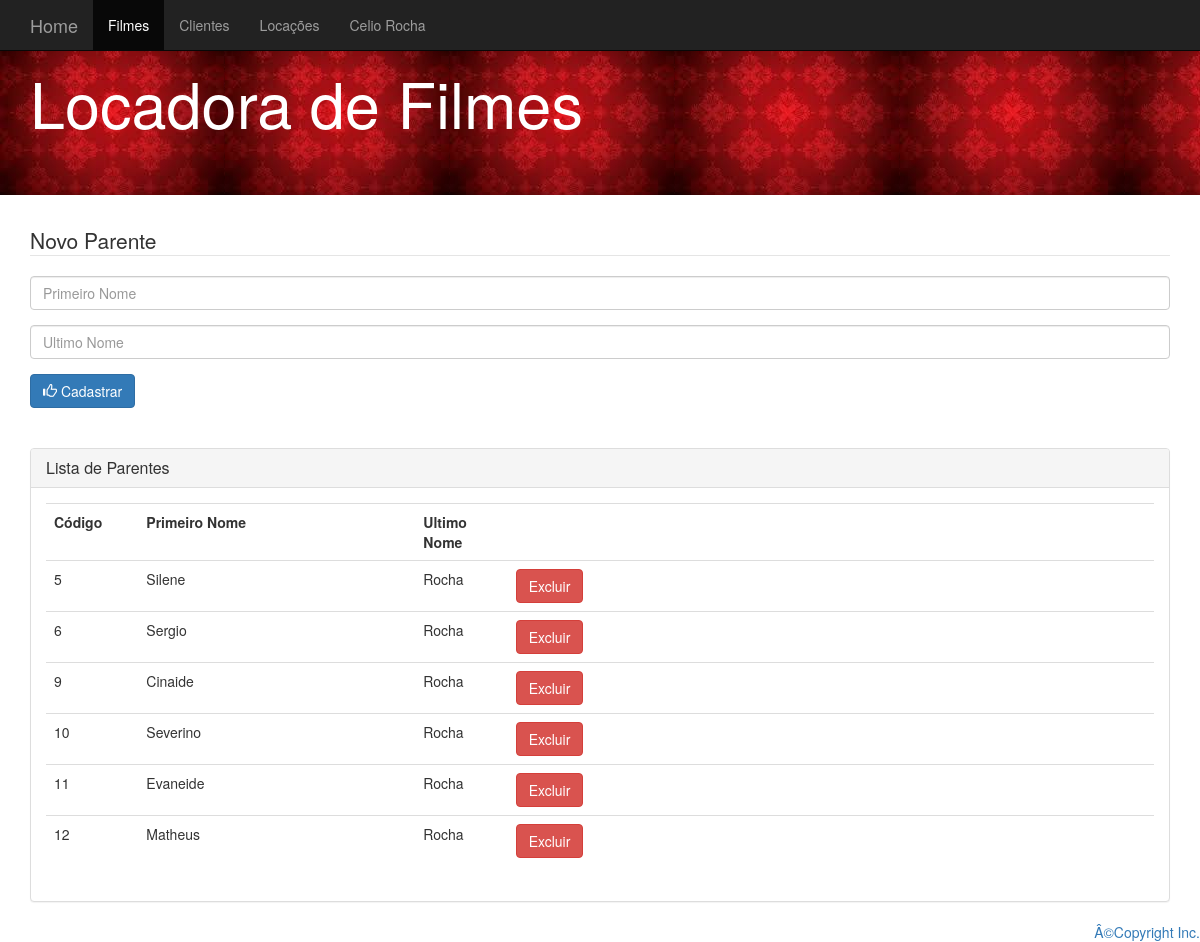
The app's page /view/view_celiorocha.php with its own data.
### tables this page shows
CREATE TABLE `celiorocha` (
  `codigo` int(11) NOT NULL,
  `primeiroNome` varchar(45) NOT NULL,
  `ultimoNome` varchar(45) NOT NULL
);

### model/class_celiorocha.php (called while the page is built, shortened)
<?php
   class CelioRocha{
   		private $codigo;
		public function __construct($codigo=0, $primeironome="", $ultimonome=""){
			$this->codigo = $codigo;
			$this->primeiroNome = $primeironome;
			$this->ultimoNome = $ultimonome;
		}
		public function getCodigo(){
			return $this->codigo;
		}
		public function getPrimeiroNome(){
			return $this->primeiroNome;
		}
		public function getUltimoNome(){
			return $this->ultimoNome;
		}
   }
?>

### persistence/dao_celiorocha.php (called while the page is built, shortened)
<?php
    require_once 'conexao.php';
	include '../model/class_celiorocha.php';
	class DAOCelioRocha{
		private $conexao;
		public function __construct(){
			$this->conexao = new Conexao();
		}
		public function listarCelioRocha(){
			$lista = $this->conexao->executarQuery("SELECT * FROM celiorocha");
			$arrayCelioRocha = array();
			while ($linha = mysqli_fetch_array($lista)) {
				$CelioRocha = new CelioRocha($linha['codigo'],$linha['primeiroNome'],$linha['ultimoNome']);
				array_push($arrayCelioRocha, $CelioRocha);
			}
			return $arrayCelioRocha;
		}
	}
?>

### persistence/conexao.php (called while the page is built)
<?php
    class Conexao{
    	private $host;
		private $usuario;
		private $senha;
		private $banco;
		private $conexao;
		public function __construct(){
			$this->host = "localhost";
			$this->usuario = "root";
			$this->senha = "";
			$this->banco = "locadora";
		}
		public function conectar(){
			$this->conexao = mysqli_connect($this->host, $this->usuario, $this->senha, $this->banco);
			if(mysqli_connect_errno($this->conexao)){
				return false;
			}else{
				mysqli_query($this->conexao, "SET NAMES 'utf8';");
				return true;
			}
		}
		public function executarQuery($sql){
			return mysqli_query($this->conexao, $sql);
		}
    }
?>

### view/view_celiorocha.php (the view, shortened to what this page needs)
<?php
	require '../persistence/dao_celiorocha.php';
	$daoCelioRocha = new DAOCelioRocha();
	$listaCelioRocha = $daoCelioRocha ->listarCelioRocha();
?>
<!DOCTYPE html>
<html lang="pt-br">
  <head>
    <link href="bootstrap/css/bootstrap.min.css" rel="stylesheet">
  </head>
  <body>
 	<nav class="navbar navbar-fixed-top navbar-inverse">
      <div class="container">
        <div class="navbar-header">
          	<a class="navbar-brand" href="../index.php">Home</a>
        </div>
        <div id="navbar" class="navbar-collapse collapse" aria-expanded="false" style="height: 1px;">
          <ul class="nav navbar-nav">
            <li class="active"><a href="view_filme.php">Filmes</a></li>
            <li><a href="view_cliente.php">Clientes</a></li>
            <li><a href="view_locacao.php">Locações</a></li>
            <li><a href="view_celiorocha.php">Celio Rocha</a></li>
          </ul>
        </div>
      </div>
    </nav>
<div class="jumbotron" style="background-image:url('red.jpeg'); color: #FFFFFF;">
  	<div class="container" >
		<h1>Locadora de Filmes</h1>
	</div>
</div>
<div class="container">
	<form action="../controller/incluir_celiorocha.php" method="post">
		<fieldset>
	  		<legend>Novo Parente</legend>
	  		<div class="form-group">
	    			<input type="text" class="form-control" id="primeiroNome" name="primeiroNome" placeholder="Primeiro Nome">
	  		</div>
	  		<div class="form-group">
	    			<input type="text" class="form-control" id="ultimoNome" name="ultimoNome" placeholder="Ultimo Nome">
	  		</div>
	  		<button type="submit" class="btn btn-primary">
	  				<span class="glyphicon glyphicon-thumbs-up"></span>
	  				Cadastrar
			</button>
		</fieldset>
	</form>
</div>
<div class="container">
 	<br /> <br />
</div>
<div class="container">
  <div class="panel panel-default">
  		<div class="panel-heading">
    		<h2 class="panel-title">Lista de Parentes</h2>
 	 	</div>
		<div class="panel-body">
  			<table class="table table-hover">
  				<tr>
  						<th>Código</th>
  						<th>Primeiro Nome</th>
  						<th>Ultimo Nome</th>
  						<th></th>
  				</tr>
  				<?php
  					while ($objetoCelioRocha = array_shift($listaCelioRocha)) {
  				?>
    				<tr>
    					<td class="col-md-1"><?php echo $objetoCelioRocha->getCodigo(); ?></td>
    					<td class="col-md-3"><?php echo $objetoCelioRocha->getPrimeiroNome(); ?></td>
    					<td class="col-md-1"><?php echo $objetoCelioRocha->getUltimoNome(); ?></td>
    					<td>
    						<a class="btn btn-danger" href="../controller/excluir_celiorocha.php?codigo=<?= $objetoCelioRocha->getCodigo(); ?>" role="button">Excluir</a>
    					</td>
    				</tr>
    			<?php
					}
    			?>
    			</table>
 		</div>
	</div>
</div>
<a href="#" class="pull-right">Â©Copyright Inc.</a>
    </body>
</html>

### records on screen
celiorocha: codigo "5", primeiroNome "Silene", ultimoNome "Rocha"
celiorocha: codigo "6", primeiroNome "Sergio", ultimoNome "Rocha"
celiorocha: codigo "9", primeiroNome "Cinaide", ultimoNome "Rocha"
celiorocha: codigo "10", primeiroNome "Severino", ultimoNome "Rocha"
celiorocha: codigo "11", primeiroNome "Evaneide", ultimoNome "Rocha"
celiorocha: codigo "12", primeiroNome "Matheus", ultimoNome "Rocha"
